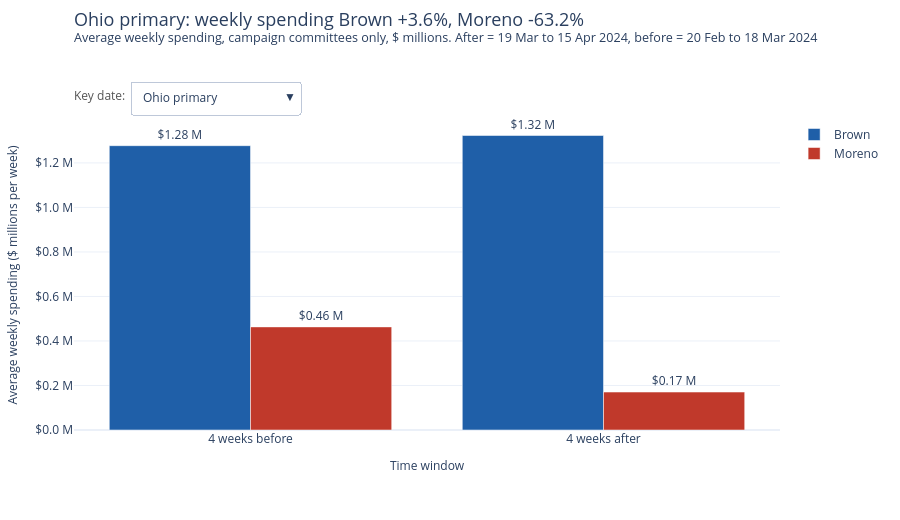

The notebook cell saved with this chart:
### Code cell
# Chart 6: before and after each key date
def pieces(event):
    rows = key_change[key_change["event"] == event].set_index("candidate")
    b, m = rows.loc["Brown"], rows.loc["Moreno"]
    title = (event + ": weekly spending Brown " + format(b["change_pct"], "+.1f") + "%, Moreno " + format(m["change_pct"], "+.1f") + "%")
    subtitle = ("Average weekly spending, campaign committees only, $ millions. After = " + b["after_start"].strftime("%d %b") + " to " + b["after_end"].strftime("%d %b %Y")
                + ", before = " + b["before_start"].strftime("%d %b") + " to " + b["before_end"].strftime("%d %b %Y"))
    y = [[b["weekly_before"] / 1e6, b["weekly_after"] / 1e6], [m["weekly_before"] / 1e6, m["weekly_after"] / 1e6]]
    text = [["$" + format(v, ".2f") + " M" for v in pair] for pair in y]
    exact = [[b["weekly_before"], b["weekly_after"]], [m["weekly_before"], m["weekly_after"]]]
    return title, subtitle, y, text, exact

first = pieces("Ohio primary")
fig = go.Figure()
for i, who in enumerate(["Brown", "Moreno"]):
    fig.add_trace(go.Bar(
        x=["4 weeks before", "4 weeks after"], y=first[2][i], name=who, marker_color=COLORS[who],
        text=first[3][i], textposition="outside", cliponaxis=False, customdata=first[4][i],
        hovertemplate="<b>" + who + "</b>, %{x}<br>$%{customdata:,.0f} per week on average<extra></extra>"))

buttons = []
for event in key_dates["event"]:
    t, s, y, text, exact = pieces(event)
    buttons.append({"label": event, "method": "update",
                    "args": [{"y": y, "text": text, "customdata": exact},
                             {"title.text": t + "<br><sup>" + s + "</sup>"}]})
fig.update_layout(barmode="group", updatemenus=[{
    "type": "dropdown", "buttons": buttons, "direction": "down", "showactive": True,
    "x": 0.08, "xanchor": "left", "y": 1.02, "yanchor": "bottom"}])
style_chart(fig, first[0], first[1], xtitle="Time window", ytitle="Average weekly spending ($ millions per week)", money=True)
fig.add_annotation(text="Key date:", xref="paper", yref="paper", x=0.075, y=1.02, xanchor="right", yanchor="bottom",
                   showarrow=False, font={"size": 12, "color": "#555555"}, yshift=8)
fig.write_html(OUT + "06_key_dates.html", include_plotlyjs="cdn")
fig.show()

### Figure 1 — Plotly figure (JSON) as saved in the notebook; plotly's stock layout.template omitted (floating-point values rounded to 4 significant figures)
{"data": [{"cliponaxis": false, "customdata": [1277000.0, 1323000.0], "hovertemplate": "<b>Brown</b>, %{x}<br>$%{customdata:,.0f} per week on average<extra></extra>", "marker": {"color": "#1f5fa8"}, "name": "Brown", "text": ["$1.28 M", "$1.32 M"], "textposition": "outside", "type": "bar", "x": ["4 weeks before", "4 weeks after"], "y": [1.277, 1.323]}, {"cliponaxis": false, "customdata": [463300.0, 170400.0], "hovertemplate": "<b>Moreno</b>, %{x}<br>$%{customdata:,.0f} per week on average<extra></extra>", "marker": {"color": "#c0392b"}, "name": "Moreno", "text": ["$0.46 M", "$0.17 M"], "textposition": "outside", "type": "bar", "x": ["4 weeks before", "4 weeks after"], "y": [0.4633, 0.1704]}], "layout": {"annotations": [{"font": {"color": "#555555", "size": 12}, "showarrow": false, "text": "Key date:", "x": 0.075, "xanchor": "right", "xref": "paper", "y": 1.02, "yanchor": "bottom", "yref": "paper", "yshift": 8}], "barmode": "group", "font": {"size": 12}, "height": 520, "legend": {"orientation": "v", "x": 1.02, "xanchor": "left", "y": 1, "yanchor": "top"}, "margin": {"b": 90, "l": 70, "r": 120, "t": 120}, "title": {"font": {"size": 18}, "text": "Ohio primary: weekly spending Brown +3.6%, Moreno -63.2%<br><sup>Average weekly spending, campaign committees only, $ millions. After = 19 Mar to 15 Apr 2024, before = 20 Feb to 18 Mar 2024</sup>", "x": 0, "xanchor": "left", "xref": "paper", "y": 0.95, "yanchor": "top"}, "updatemenus": [{"buttons": [{"args": [{"customdata": [[1277000.0, 1323000.0], [463300.0, 170400.0]], "text": [["$1.28 M", "$1.32 M"], ["$0.46 M", "$0.17 M"]], "y": [[1.277, 1.323], [0.4633, 0.1704]]}, {"title.text": "Ohio primary: weekly spending Brown +3.6%, Moreno -63.2%<br><sup>Average weekly spending, campaign committees only, $ millions. After = 19 Mar to 15 Apr 2024, before = 20 Feb to 18 Mar 2024</sup>"}], "label": "Ohio primary", "method": "update"}, {"args": [{"customdata": [[1126000.0, 2459000.0], [370600.0, 301000.0]], "text": [["$1.13 M", "$2.46 M"], ["$0.37 M", "$0.30 M"]], "y": [[1.126, 2.459], [0.3706, 0.301]]}, {"title.text": "Republican convention: weekly spending Brown +118.3%, Moreno -18.8%<br><sup>Average weekly spending, campaign committees only, $ millions. After = 15 Jul to 11 Aug 2024, before = 17 Jun to 14 Jul 2024</sup>"}], "label": "Republican convention", "method": "update"}, {"args": [{"customdata": [[1795000.0, 2722000.0], [305600.0, 841100.0]], "text": [["$1.79 M", "$2.72 M"], ["$0.31 M", "$0.84 M"]], "y": [[1.795, 2.722], [0.3056, 0.8411]]}, {"title.text": "Democratic convention: weekly spending Brown +51.7%, Moreno +175.3%<br><sup>Average weekly spending, campaign committees only, $ millions. After = 19 Aug to 15 Sep 2024, before = 22 Jul to 18 Aug 2024</sup>"}], "label": "Democratic convention", "method": "update"}, {"args": [{"customdata": [[2196000.0, 3714000.0], [507700.0, 882100.0]], "text": [["$2.20 M", "$3.71 M"], ["$0.51 M", "$0.88 M"]], "y": [[2.196, 3.714], [0.5077, 0.8821]]}, {"title.text": "Labor Day: weekly spending Brown +69.1%, Moreno +73.8%<br><sup>Average weekly spending, campaign committees only, $ millions. After = 02 Sep to 29 Sep 2024, before = 05 Aug to 01 Sep 2024</sup>"}], "label": "Labor Day", "method": "update"}, {"args": [{"customdata": [[3911000.0, 4236000.0], [773300.0, 1331000.0]], "text": [["$3.91 M", "$4.24 M"], ["$0.77 M", "$1.33 M"]], "y": [[3.911, 4.236], [0.7733, 1.331]]}, {"title.text": "Election Day: weekly spending Brown +8.3%, Moreno +72.1%<br><sup>Average weekly spending, campaign committees only, $ millions. After = 09 Oct to 05 Nov 2024, before = 11 Sep to 08 Oct 2024</sup>"}], "label": "Election Day", "method": "update"}], "direction": "down", "showactive": true, "type": "dropdown", "x": 0.08, "xanchor": "left", "y": 1.02, "yanchor": "bottom"}], "xaxis": {"showgrid": false, "tickfont": {"size": 12}, "title": {"font": {"size": 12}, "text": "Time window"}}, "yaxis": {"tickfont": {"size": 12}, "tickformat": ".1f", "tickprefix": "$", "ticksuffix": " M", "title": {"font": {"size": 12}, "text": "Average weekly spending ($ millions per week)"}}}}
